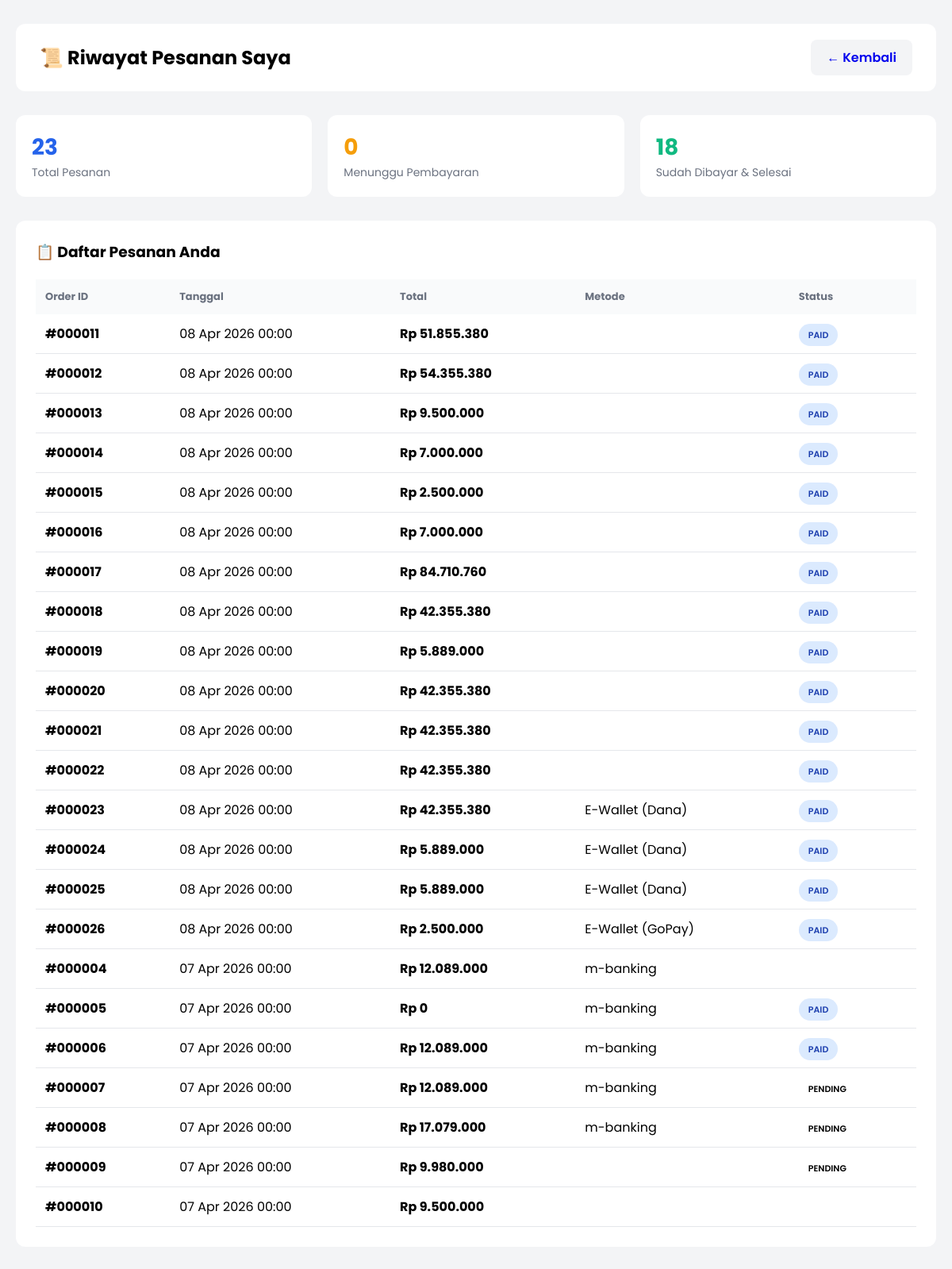
/user/riwayat.php (signed in), run on the app's committed database.
### tables this page shows
CREATE TABLE `orders` (
  `id` int(11) NOT NULL AUTO_INCREMENT,
  `user_id` int(11) DEFAULT NULL,
  `total_bayar` decimal(10,2) NOT NULL,
  `ongkir` decimal(10,2) DEFAULT 0.00,
  `nama_penerima` varchar(100) NOT NULL,
  `no_telp` varchar(20) NOT NULL,
  `alamat` text NOT NULL,
  `metode_pembayaran` varchar(50) NOT NULL DEFAULT 'm-banking',
  `virtual_account` varchar(20) DEFAULT NULL,
  `detail_pembayaran` varchar(100) DEFAULT NULL,
  `tanggal_transaksi` date NOT NULL,
  `updated_at` timestamp NULL DEFAULT NULL ON UPDATE current_timestamp(),
  `status` varchar(50) NOT NULL DEFAULT 'pending',
  `created_at` timestamp NOT NULL DEFAULT current_timestamp(),
  PRIMARY KEY (`id`),
  KEY `idx_user_id` (`user_id`)
);

### user/riwayat.php (the view, shortened to what this page needs)
<?php
require_once '../config.php';
$user_id = (int)$_SESSION['id'];
$orders = mysqli_query($koneksi, "
    SELECT * FROM orders
    WHERE user_id = $user_id
    ORDER BY tanggal_transaksi DESC
");
$total = mysqli_num_rows($orders);
$pending = mysqli_num_rows(mysqli_query($koneksi, "SELECT * FROM orders WHERE user_id=$user_id AND status='pending_payment'"));
$paid = mysqli_num_rows(mysqli_query($koneksi, "SELECT * FROM orders WHERE user_id=$user_id AND status='paid'"));
$completed = mysqli_num_rows(mysqli_query($koneksi, "SELECT * FROM orders WHERE user_id=$user_id AND status='completed'"));
?>
<!DOCTYPE html>
<html lang="id">
<head>
</head>
<body>
    <div class="container">
        <div class="header">
            <h1>📜 Riwayat Pesanan Saya</h1>
            <a href="dashboard.php" class="btn">← Kembali</a>
        </div>
        <div class="stats">
            <div class="stat"><h3><?= $total ?></h3><p>Total Pesanan</p></div>
            <div class="stat"><h3 style="color: #f59e0b;"><?= $pending ?></h3><p>Menunggu Pembayaran</p></div>
            <div class="stat"><h3 style="color: #10b981;"><?= $paid + $completed ?></h3><p>Sudah Dibayar & Selesai</p></div>
        </div>
        <div class="box">
            <h3 style="margin-bottom: 20px;">📋 Daftar Pesanan Anda</h3>
            <?php if($total > 0): ?>
            <table>
                <thead>
                    <tr>
                        <th>Order ID</th>
                        <th>Tanggal</th>
                        <th>Total</th>
                        <th>Metode</th>
                        <th>Status</th>
                    </tr>
                </thead>
                <tbody>
                    <?php while($o = mysqli_fetch_assoc($orders)): ?>
                    <tr>
                        <td><strong>#<?= str_pad($o['id'], 6, '0', STR_PAD_LEFT) ?></strong></td>
                        <td><?= date('d M Y H:i', strtotime($o['tanggal_transaksi'])) ?></td>
                        <td><strong>Rp <?= number_format($o['total_bayar'], 0, ',', '.') ?></strong></td>
                        <td><?= htmlspecialchars($o['metode_pembayaran']) ?></td>
                        <td>
                            <?php
                            $badge_class = 'badge-' . ($o['status'] ?? 'pending_payment');
                            $status_text = strtoupper(str_replace('_', ' ', $o['status'] ?? 'pending_payment'));
                            ?>
                            <span class="badge <?= $badge_class ?>"><?= $status_text ?></span>
                        </td>
                    </tr>
                    <?php endwhile; ?>
                </tbody>
            </table>
            <?php else: ?>
            <p style="text-align: center; padding: 40px; color: #6b7280;">Belum ada pesanan</p>
            <?php endif; ?>
        </div>
    </div>
</body>
</html>

### user/riwayat.php (style rules this page uses)
* { margin: 0; padding: 0; box-sizing: border-box; font-family: 'Poppins', sans-serif; }
body { background: #f3f4f6; }
.container { max-width: 1200px; margin: 0 auto; padding: 30px 20px; }
.header { background: white; padding: 20px 30px; border-radius: 12px; margin-bottom: 30px; display: flex; justify-content: space-between; align-items: center; }
.header h1 { font-size: 24px; }
.btn { padding: 10px 20px; background: #f3f4f6; border-radius: 8px; text-decoration: none; font-weight: 600; }
.stats { display: grid; grid-template-columns: repeat(auto-fit, minmax(200px, 1fr)); gap: 20px; margin-bottom: 30px; }
.stat { background: white; padding: 20px; border-radius: 12px; }
.stat h3 { font-size: 28px; color: #2563eb; }
.stat p { color: #6b7280; font-size: 14px; }
.box { background: white; padding: 25px; border-radius: 12px; }
table { width: 100%; border-collapse: collapse; }
th { background: #f9fafb; padding: 12px; text-align: left; font-size: 13px; color: #6b7280; }
td { padding: 12px; border-bottom: 1px solid #e5e7eb; }
.badge { padding: 6px 12px; border-radius: 20px; font-size: 11px; font-weight: 600; }
.badge-paid { background: #dbeafe; color: #1e40af; }

### data on the page
orders: id "000011", tanggal_transaksi "08 Apr 2026 00:00", total_bayar "51.855.380", status "PAID"
orders: id "000012", tanggal_transaksi "08 Apr 2026 00:00", total_bayar "54.355.380", status "PAID"
orders: id "000013", tanggal_transaksi "08 Apr 2026 00:00", total_bayar "9.500.000", status "PAID"
orders: id "000014", tanggal_transaksi "08 Apr 2026 00:00", total_bayar "7.000.000", status "PAID"
orders: id "000015", tanggal_transaksi "08 Apr 2026 00:00", total_bayar "2.500.000", status "PAID"
orders: id "000016", tanggal_transaksi "08 Apr 2026 00:00", total_bayar "7.000.000", status "PAID"
orders: id "000017", tanggal_transaksi "08 Apr 2026 00:00", total_bayar "84.710.760", status "PAID"
orders: id "000018", tanggal_transaksi "08 Apr 2026 00:00", total_bayar "42.355.380", status "PAID"
orders: id "000019", tanggal_transaksi "08 Apr 2026 00:00", total_bayar "5.889.000", status "PAID"
orders: id "000020", tanggal_transaksi "08 Apr 2026 00:00", total_bayar "42.355.380", status "PAID"
orders: id "000021", tanggal_transaksi "08 Apr 2026 00:00", total_bayar "42.355.380", status "PAID"
orders: id "000022", tanggal_transaksi "08 Apr 2026 00:00", total_bayar "42.355.380", status "PAID"
orders: id "000023", tanggal_transaksi "08 Apr 2026 00:00", total_bayar "42.355.380", metode_pembayaran "E-Wallet (Dana)", status "PAID"
orders: id "000024", tanggal_transaksi "08 Apr 2026 00:00", total_bayar "5.889.000", metode_pembayaran "E-Wallet (Dana)", status "PAID"
orders: id "000025", tanggal_transaksi "08 Apr 2026 00:00", total_bayar "5.889.000", metode_pembayaran "E-Wallet (Dana)", status "PAID"
orders: id "000026", tanggal_transaksi "08 Apr 2026 00:00", total_bayar "2.500.000", metode_pembayaran "E-Wallet (GoPay)", status "PAID"
orders: id "000004", tanggal_transaksi "07 Apr 2026 00:00", total_bayar "12.089.000", metode_pembayaran "m-banking"
orders: id "000005", tanggal_transaksi "07 Apr 2026 00:00", total_bayar "0", metode_pembayaran "m-banking", status "PAID"
orders: id "000006", tanggal_transaksi "07 Apr 2026 00:00", total_bayar "12.089.000", metode_pembayaran "m-banking", status "PAID"
orders: id "000007", tanggal_transaksi "07 Apr 2026 00:00", total_bayar "12.089.000", metode_pembayaran "m-banking", status "PENDING"
orders: id "000008", tanggal_transaksi "07 Apr 2026 00:00", total_bayar "17.079.000", metode_pembayaran "m-banking", status "PENDING"
orders: id "000009", tanggal_transaksi "07 Apr 2026 00:00", total_bayar "9.980.000", status "PENDING"
orders: id "000010", tanggal_transaksi "07 Apr 2026 00:00", total_bayar "9.500.000"

### other printed values
$total "23"
$pending "0"
$paid + $completed "18"
